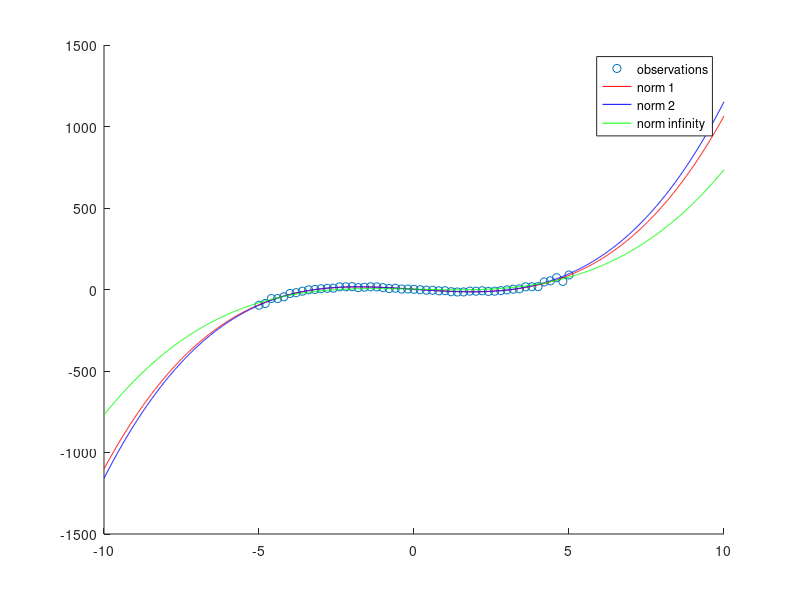

Write MATLAB code to recreate this figure.
%{

    Risolveremo il problema di regressione utilizzando un polinomio di 
    grado 3.
    Inoltre lo risolveremo nei 3 casi in cui si utilizzi la norma 1, 2 e la
    infinity.

%}

dataset = [
    -5.0000  -96.2607 
   -4.8000  -85.9893
   -4.6000  -55.2451
   -4.4000  -55.6153
   -4.2000  -44.8827
   -4.0000  -24.1306
   -3.8000  -19.4970
   -3.6000  -10.3972
   -3.4000   -2.2633
   -3.2000    0.2196
   -3.0000    4.5852
   -2.8000    7.1974
   -2.6000    8.2207
   -2.4000   16.0614
   -2.2000   16.4224
   -2.0000   17.5381
   -1.8000   11.4895
   -1.6000   14.1065
   -1.4000   16.8220
   -1.2000   16.1584
   -1.0000   11.6846
   -0.8000    5.9991
   -0.6000    7.8277
   -0.4000    2.8236
   -0.2000    2.7129
         0    1.1669
    0.2000   -1.4223
    0.4000   -3.8489
    0.6000   -4.7101
    0.8000   -8.1538
    1.0000   -7.3364
    1.2000  -13.6464
    1.4000  -15.2607
    1.6000  -14.8747
    1.8000   -9.9271
    2.0000  -10.5022
    2.2000   -7.7297
    2.4000  -11.7859
    2.6000  -10.2662
    2.8000   -7.1364
    3.0000   -2.1166
    3.2000    1.9428
    3.4000    4.0905
    3.6000   16.3151
    3.8000   16.9854
    4.0000   17.6418
    4.2000   46.3117
    4.4000   53.2609
    4.6000   72.3538
    4.8000   49.9166
    5.0000   89.1652];

%plotto i punti
scatter(dataset(:,1), dataset(:,2), 'black');

%dimensione del dataset
l = size(dataset,1);

%osservazioni
x = dataset(:,1);

%ground truth
y= dataset(:,2);

%fisso il grado del polinomio
degree_of_polynomial = 3;


%---------------------------- Norma 2 ------------------------------------
%{
    Nel caso della norma 2, il problema (least squares problem) è risolto
    risolvendo il sistema lineare:
                            A^T A z = A^T y

    La matrice A ha per ogni riga i il punto i e in ogni
    colonna j tale punto è elevato alla j-1. Mentre il vettore y è
    quello dei valori che ogni punto deve assumere.
%}

A = [ones(l,1),x,x.^2, x.^3]; %perchè voglio un polinomio di grado 3



%risolvo il sistema A^T A z = A^T y con linsolve
z = linsolve(A'*A, A'*y);

%plotto il polinomio che fitta i dati
min_x = min(x)-5;
max_x = max(x)+5;
points = min_x:0.01:max_x;
predictions = arrayfun(@(p) (z(1) + z(2)*p + z(3)*p^2 + z(4)*p^3), points);

hold on
plot(points, predictions,'color','r');


%---------------------------- Norma 1 ------------------------------------
%{
    Nel caso della norma 1, il problema diventa lineare (dopo vari trick 
    applicati al sistema di partenza).
                            min u1+u2+...+ul  + 0*z1+ 0*z2 + ... +0*zl
                            ui >= Ai z - yi
                            ui >= yi - Ai z

    Utilizzeremo linprog il quale vuole:
    1) f:
        la funzione obiettivo è espressa come f^T x. Nel nostro caso f è un
        vettore tutti di 1. Nota che f include anche gli zeri per gli z
    2) A x <= b:
        Compatto tutto come M <= b in questo modo:
                        [ A  -I ] [z]       [y]
                                        <= 
                        [ -A -I ] [u]       [-y]
%}

f = [zeros(4,1);ones(l,1)];

I = eye(l);
M = [ [A; -A], [-I; -I]];

b = [y;-y];

sol = linprog(f,M,b);

%prendo solo le prime 4 componenti, quelle relative a z
z = sol(1:4);

%plotto
predictions = arrayfun(@(p) (z(1) + z(2)*p + z(3)*p^2 + z(4)*p^3), points);

hold on
plot(points, predictions,'color','b');



%---------------------------- Norma infinity ------------------------------------
%{
    Stessa cosa della norma 1, solo che qui abbiamo solo una u, vedila come
    una u con una sola componente
%}

f = [zeros(4,1); 1];

M = [ [A; -A], -ones(2*l,1)];

b = [y;-y];

sol = linprog(f,M,b);

%prendo solo le prime 4 componenti, quelle relative a z
z = sol(1:4);

%plotto
predictions = arrayfun(@(p) (z(1) + z(2)*p + z(3)*p^2 + z(4)*p^3), points);

hold on
plot(points, predictions,'color','g');



legend('observations','norm 1','norm 2', 'norm infinity');

